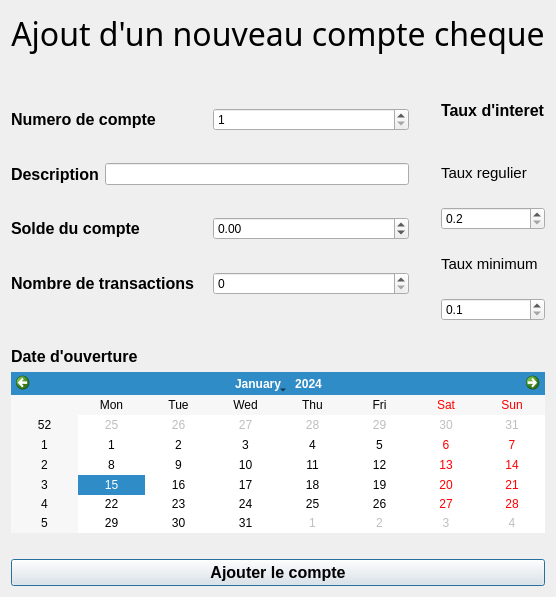
<?xml version="1.0" encoding="UTF-8"?>
<ui version="4.0">
 <class>DialogAjoutCompteCh</class>
 <widget class="QDialog" name="DialogAjoutCompteCh">
  <property name="geometry">
   <rect>
    <x>0</x>
    <y>0</y>
    <width>459</width>
    <height>597</height>
   </rect>
  </property>
  <property name="windowTitle">
   <string>DialogAjoutCompteCh</string>
  </property>
  <layout class="QGridLayout" name="gridLayout">
   <item row="3" column="0" colspan="3">
    <spacer name="horizontalSpacer_2">
     <property name="orientation">
      <enum>Qt::Horizontal</enum>
     </property>
     <property name="sizeHint" stdset="0">
      <size>
       <width>40</width>
       <height>20</height>
      </size>
     </property>
    </spacer>
   </item>
   <item row="2" column="0">
    <layout class="QVBoxLayout" name="verticalLayout_2">
     <item>
      <layout class="QHBoxLayout" name="horizontalLayout_3">
       <item>
        <widget class="QLabel" name="label">
         <property name="font">
          <font>
           <pointsize>12</pointsize>
           <weight>75</weight>
           <bold>true</bold>
          </font>
         </property>
         <property name="text">
          <string>Numero de compte</string>
         </property>
        </widget>
       </item>
       <item>
        <widget class="QSpinBox" name="noCompte">
         <property name="minimum">
          <number>1</number>
         </property>
         <property name="maximum">
          <number>99999</number>
         </property>
        </widget>
       </item>
      </layout>
     </item>
     <item>
      <layout class="QHBoxLayout" name="horizontalLayout_4">
       <item>
        <widget class="QLabel" name="label_9">
         <property name="font">
          <font>
           <pointsize>12</pointsize>
           <weight>75</weight>
           <bold>true</bold>
          </font>
         </property>
         <property name="text">
          <string>Description</string>
         </property>
        </widget>
       </item>
       <item>
        <widget class="QLineEdit" name="description">
         <property name="text">
          <string/>
         </property>
         <property name="maxLength">
          <number>20</number>
         </property>
         <property name="placeholderText">
          <string/>
         </property>
        </widget>
       </item>
      </layout>
     </item>
     <item>
      <layout class="QHBoxLayout" name="horizontalLayout">
       <item>
        <widget class="QLabel" name="label_8">
         <property name="font">
          <font>
           <pointsize>12</pointsize>
           <weight>75</weight>
           <bold>true</bold>
          </font>
         </property>
         <property name="text">
          <string>Solde du compte</string>
         </property>
        </widget>
       </item>
       <item>
        <widget class="QDoubleSpinBox" name="solde">
         <property name="minimum">
          <double>-100000000000.000000000000000</double>
         </property>
         <property name="maximum">
          <double>100000000000.000000000000000</double>
         </property>
         <property name="value">
          <double>0.000000000000000</double>
         </property>
        </widget>
       </item>
      </layout>
     </item>
     <item>
      <layout class="QHBoxLayout" name="horizontalLayout_2">
       <item>
        <widget class="QLabel" name="label_13">
         <property name="font">
          <font>
           <pointsize>12</pointsize>
           <weight>75</weight>
           <bold>true</bold>
          </font>
         </property>
         <property name="text">
          <string>Nombre de transactions</string>
         </property>
        </widget>
       </item>
       <item>
        <widget class="QSpinBox" name="nbTransactions">
         <property name="maximum">
          <number>40</number>
         </property>
        </widget>
       </item>
      </layout>
     </item>
    </layout>
   </item>
   <item row="4" column="0" colspan="3">
    <layout class="QVBoxLayout" name="verticalLayout_3">
     <item>
      <widget class="QLabel" name="label_7">
       <property name="font">
        <font>
         <pointsize>12</pointsize>
         <weight>75</weight>
         <italic>false</italic>
         <bold>true</bold>
        </font>
       </property>
       <property name="text">
        <string>Date d'ouverture</string>
       </property>
      </widget>
     </item>
     <item>
      <widget class="QCalendarWidget" name="dateO"/>
     </item>
     <item>
      <spacer name="horizontalSpacer_3">
       <property name="orientation">
        <enum>Qt::Horizontal</enum>
       </property>
       <property name="sizeHint" stdset="0">
        <size>
         <width>40</width>
         <height>20</height>
        </size>
       </property>
      </spacer>
     </item>
     <item>
      <widget class="QPushButton" name="pushButton">
       <property name="font">
        <font>
         <pointsize>12</pointsize>
         <weight>75</weight>
         <bold>true</bold>
        </font>
       </property>
       <property name="text">
        <string>Ajouter le compte</string>
       </property>
      </widget>
     </item>
    </layout>
   </item>
   <item row="1" column="0" colspan="3">
    <spacer name="horizontalSpacer">
     <property name="orientation">
      <enum>Qt::Horizontal</enum>
     </property>
     <property name="sizeHint" stdset="0">
      <size>
       <width>40</width>
       <height>20</height>
      </size>
     </property>
    </spacer>
   </item>
   <item row="0" column="0" colspan="3">
    <widget class="QLabel" name="label_2">
     <property name="font">
      <font>
       <family>Ubuntu Condensed</family>
       <pointsize>24</pointsize>
       <weight>50</weight>
       <bold>false</bold>
      </font>
     </property>
     <property name="text">
      <string>Ajout d'un nouveau compte cheque</string>
     </property>
     <property name="alignment">
      <set>Qt::AlignCenter</set>
     </property>
    </widget>
   </item>
   <item row="2" column="2">
    <layout class="QVBoxLayout" name="verticalLayout">
     <item>
      <widget class="QLabel" name="label_10">
       <property name="font">
        <font>
         <pointsize>12</pointsize>
         <weight>75</weight>
         <bold>true</bold>
        </font>
       </property>
       <property name="text">
        <string>Taux d'interet</string>
       </property>
      </widget>
     </item>
     <item>
      <widget class="QLabel" name="label_12">
       <property name="font">
        <font>
         <pointsize>11</pointsize>
         <weight>50</weight>
         <bold>false</bold>
        </font>
       </property>
       <property name="text">
        <string>Taux regulier</string>
       </property>
      </widget>
     </item>
     <item>
      <widget class="QDoubleSpinBox" name="tauxInteret">
       <property name="decimals">
        <number>1</number>
       </property>
       <property name="minimum">
        <double>0.200000000000000</double>
       </property>
      </widget>
     </item>
     <item>
      <widget class="QLabel" name="label_11">
       <property name="font">
        <font>
         <pointsize>11</pointsize>
        </font>
       </property>
       <property name="text">
        <string>Taux minimum</string>
       </property>
      </widget>
     </item>
     <item>
      <widget class="QDoubleSpinBox" name="tauxInteretMin">
       <property name="decimals">
        <number>1</number>
       </property>
       <property name="minimum">
        <double>0.100000000000000</double>
       </property>
      </widget>
     </item>
    </layout>
   </item>
   <item row="2" column="1">
    <spacer name="verticalSpacer">
     <property name="orientation">
      <enum>Qt::Vertical</enum>
     </property>
     <property name="sizeHint" stdset="0">
      <size>
       <width>20</width>
       <height>40</height>
      </size>
     </property>
    </spacer>
   </item>
  </layout>
 </widget>
 <resources/>
 <connections>
  <connection>
   <sender>pushButton</sender>
   <signal>clicked()</signal>
   <receiver>DialogAjoutCompteCh</receiver>
   <slot>valider()</slot>
   <hints>
    <hint type="sourcelabel">
     <x>304</x>
     <y>563</y>
    </hint>
    <hint type="destinationlabel">
     <x>307</x>
     <y>312</y>
    </hint>
   </hints>
  </connection>
 </connections>
 <slots>
  <slot>valider()</slot>
 </slots>
</ui>
